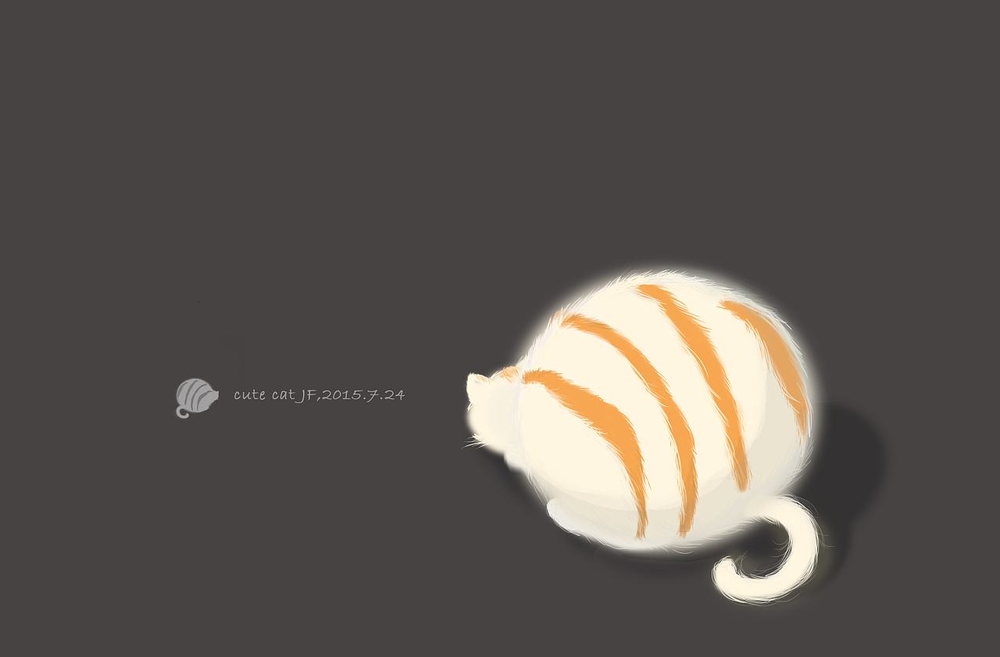
#> input picture 图像仿射变换_opencv-affine-transform/图像平移_opencv-translation/src/cat.png, 1000 x 657 px, shrunk from 1280 x 841 before the run
$ python transformation_demo_v1.py
#> lines starting #> are read from the running program, lines starting #| are printed output that depends on the picture
import cv2
import numpy as np

img = cv2.imread('cat.png')
#> img is the input picture: shape (657, 1000, 3); mean B, G, R 80.9, 85.4, 91.2
height,width,channel = img.shape
#> height = 657; width = 1000; channel = 3

# 声明变换矩阵 向右平移10个像素， 向下平移30个像素
M = np.float32([[1, 0, 10], [0, 1, 30]])
# 进行2D 仿射变换
shifted = cv2.warpAffine(img, M, (width, height))
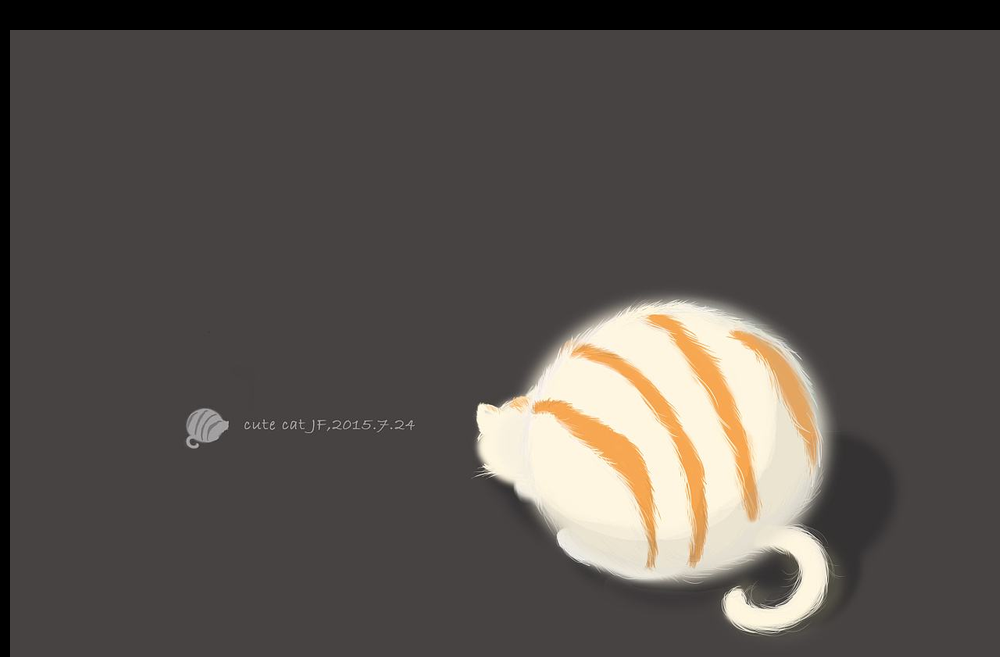
#> shifted: shape (657, 1000, 3); mean B, G, R 77.2, 81.7, 87.3

cv2.imwrite('shift_right_10_down_30.png', shifted)
